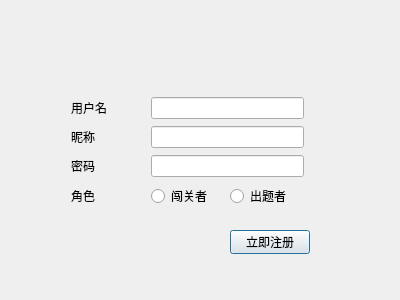
<?xml version="1.0" encoding="UTF-8"?>
<ui version="4.0">
 <class>signUpDialog</class>
 <widget class="QDialog" name="signUpDialog">
  <property name="geometry">
   <rect>
    <x>0</x>
    <y>0</y>
    <width>400</width>
    <height>300</height>
   </rect>
  </property>
  <property name="windowTitle">
   <string>Dialog</string>
  </property>
  <widget class="QWidget" name="layoutWidget">
   <property name="geometry">
    <rect>
     <x>71</x>
     <y>96</y>
     <width>233</width>
     <height>117</height>
    </rect>
   </property>
   <layout class="QGridLayout" name="gridLayout">
    <item row="2" column="1" colspan="2">
     <widget class="QLineEdit" name="pwdLineEdit">
      <property name="echoMode">
       <enum>QLineEdit::Password</enum>
      </property>
     </widget>
    </item>
    <item row="2" column="0">
     <widget class="QLabel" name="pwdLabel">
      <property name="text">
       <string>密码</string>
      </property>
     </widget>
    </item>
    <item row="3" column="1">
     <widget class="QRadioButton" name="playerBtn">
      <property name="text">
       <string>闯关者</string>
      </property>
      <attribute name="buttonGroup">
       <string notr="true">buttonGroup</string>
      </attribute>
     </widget>
    </item>
    <item row="3" column="2">
     <widget class="QRadioButton" name="questionerBtn">
      <property name="text">
       <string>出题者</string>
      </property>
      <attribute name="buttonGroup">
       <string notr="true">buttonGroup</string>
      </attribute>
     </widget>
    </item>
    <item row="3" column="0">
     <widget class="QLabel" name="roleLabel">
      <property name="text">
       <string>角色</string>
      </property>
     </widget>
    </item>
    <item row="0" column="1" colspan="2">
     <widget class="QLineEdit" name="usrLineEdit"/>
    </item>
    <item row="0" column="0">
     <widget class="QLabel" name="usrLabel">
      <property name="text">
       <string>用户名</string>
      </property>
     </widget>
    </item>
    <item row="1" column="0">
     <widget class="QLabel" name="nameLabel">
      <property name="text">
       <string>昵称</string>
      </property>
     </widget>
    </item>
    <item row="1" column="1" colspan="2">
     <widget class="QLineEdit" name="nameLineEdit"/>
    </item>
   </layout>
  </widget>
  <widget class="QPushButton" name="okBtn">
   <property name="geometry">
    <rect>
     <x>230</x>
     <y>230</y>
     <width>80</width>
     <height>24</height>
    </rect>
   </property>
   <property name="text">
    <string>立即注册</string>
   </property>
  </widget>
 </widget>
 <tabstops>
  <tabstop>usrLineEdit</tabstop>
  <tabstop>nameLineEdit</tabstop>
  <tabstop>pwdLineEdit</tabstop>
  <tabstop>playerBtn</tabstop>
  <tabstop>questionerBtn</tabstop>
  <tabstop>okBtn</tabstop>
 </tabstops>
 <resources/>
 <connections/>
 <buttongroups>
  <buttongroup name="buttonGroup"/>
 </buttongroups>
</ui>
